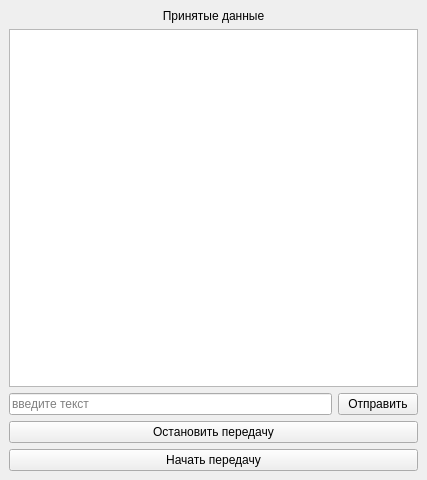
<?xml version="1.0" encoding="UTF-8"?>
<ui version="4.0">
 <class>MainWindow</class>
 <widget class="QMainWindow" name="MainWindow">
  <property name="geometry">
   <rect>
    <x>0</x>
    <y>0</y>
    <width>427</width>
    <height>480</height>
   </rect>
  </property>
  <property name="windowTitle">
   <string>MainWindow</string>
  </property>
  <widget class="QWidget" name="centralwidget">
   <layout class="QVBoxLayout" name="verticalLayout">
    <item>
     <widget class="QLabel" name="lb_receiveData">
      <property name="text">
       <string>Принятые данные</string>
      </property>
      <property name="alignment">
       <set>Qt::AlignmentFlag::AlignCenter</set>
      </property>
     </widget>
    </item>
    <item>
     <widget class="QTextEdit" name="te_result"/>
    </item>
    <item>
     <layout class="QHBoxLayout" name="horizontalLayout">
      <item>
       <widget class="QLineEdit" name="lineEdit">
        <property name="text">
         <string/>
        </property>
        <property name="placeholderText">
         <string>введите текст</string>
        </property>
       </widget>
      </item>
      <item>
       <widget class="QPushButton" name="pushButton">
        <property name="text">
         <string>Отправить</string>
        </property>
       </widget>
      </item>
     </layout>
    </item>
    <item>
     <widget class="QPushButton" name="pb_stop">
      <property name="text">
       <string>Остановить передачу</string>
      </property>
     </widget>
    </item>
    <item>
     <widget class="QPushButton" name="pb_start">
      <property name="text">
       <string>Начать передачу</string>
      </property>
     </widget>
    </item>
   </layout>
  </widget>
 </widget>
 <resources/>
 <connections/>
</ui>
